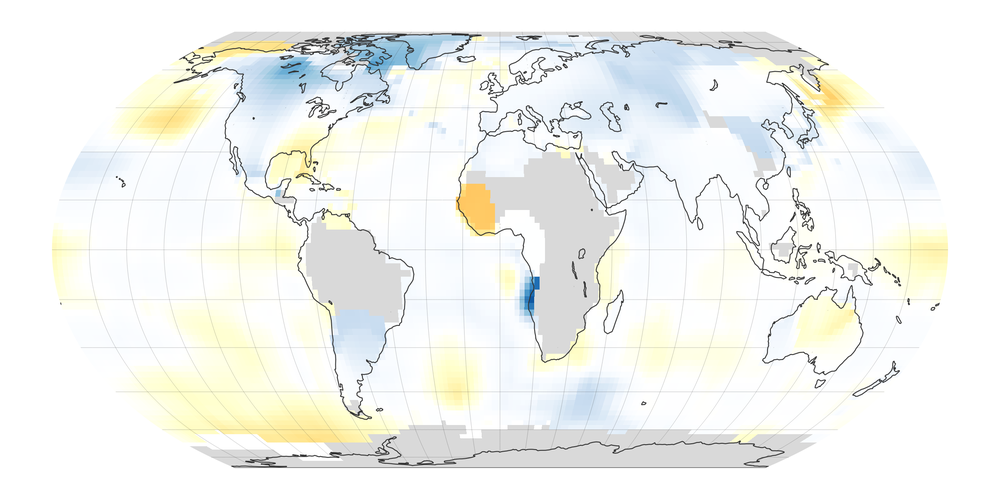
#> input picture image-comparison/1884.png, 1000 x 500 px, shrunk from 2400 x 1200 before the run
$ python -i utils.py   (imports and definitions only)
#> lines starting #> are read from the running program, lines starting #| are printed output that depends on the picture
#!/usr/bin/env python3
# -*- coding: utf-8 -*-
"""
Global AI Image Processing Bootcamp
Dec 2024
Diclehan and Oguzhan Ulucan
"""

import numpy as np
import cv2


### Fundamental functions
def linearize_image(image):
    """
    Converts an sRGB image to linear RGB assuming the input image is in the range [0, 1]
    """
    return np.where(image <= 0.04045,
                    image / 12.92,
                    ((image + 0.055) / 1.055) ** 2.4)
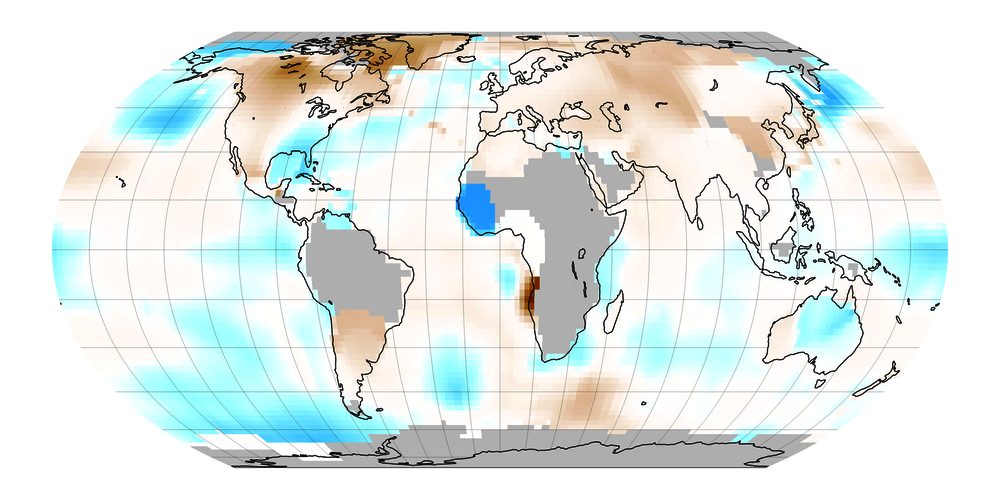
#> returned value: shape (500, 1000, 3) float64; mean of channels 0, 1, 2 473020.1, 478797.1, 463344.9; drawn with min black and max white


def linear_to_srgb(image):
    """
    Converts a linear RGB image to sRGB assuming the input image is in the range [0, 1]
    """
    return np.where(image <= 0.0031308,
                    image * 12.92,
                    1.055 * (image ** (1 / 2.4)) - 0.055)


# [23 lines left out: functions handle_saturation, estimate_light_source_grey_world, correct_colors, not called in this run]


def manipulate_light_source(image, light_color):
    """
    Simulates color manipulation under a different light source

    Args:
    - image: The input image (sRGB, [0, 1])
    - light_color: The light source color (unit norm RGB vector)

    Returns:
    - Manipulated image (sRGB, [0, 1])
    """
    # Step 1: Linearize the image
    linear_image = linearize_image(image)

    # Step 2: Apply the light source (multiplying the linear image by the light color)
    manipulated_image = linear_image * light_color
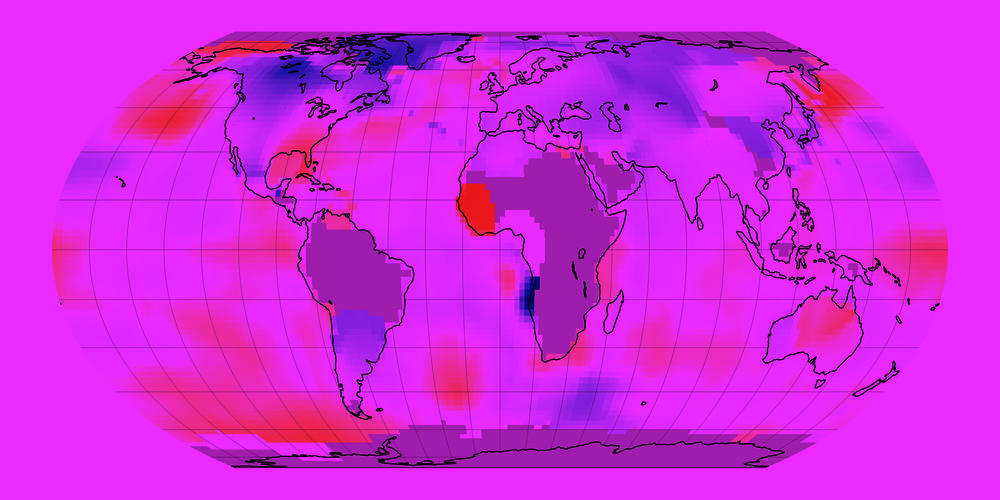
#> manipulated_image: shape (500, 1000, 3) float64; mean R, G, B 318081.2, 58896.2, 338173; drawn with min black and max white

    # Step 3: Convert the manipulated image back to sRGB
    manipulated_srgb = linear_to_srgb(manipulated_image)
#> in linear_to_srgb, `return np.where(image <= 0.0031308, image * 12.92, 1.055 * (image ** (..`:
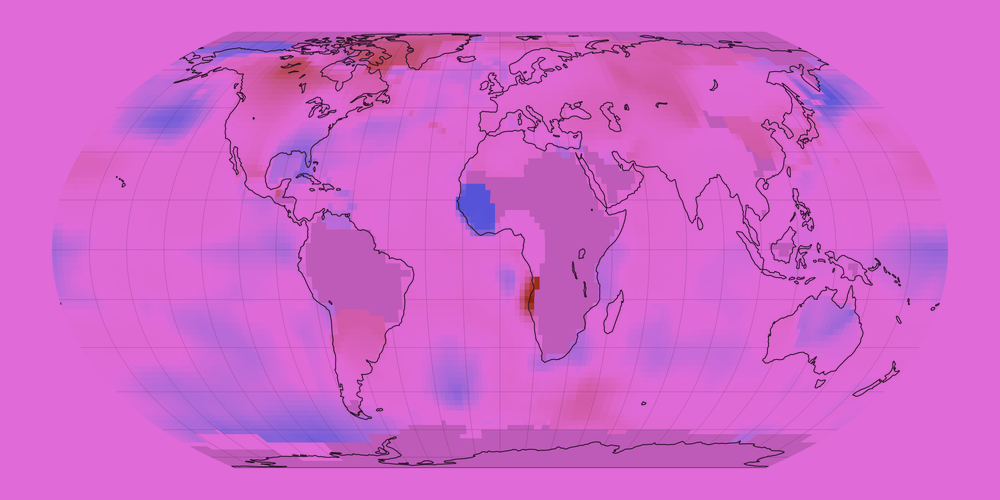
#> returned value: shape (500, 1000, 3) float64; mean of channels 0, 1, 2 205, 101.6, 210.1; drawn as B, G, R

    return np.clip(manipulated_srgb, 0, 1)


# [19 lines left out: function process_and_white_balance, not called in this run]


# Light sources for color manipulation
def get_light_sources():
    """
    Returns a set of light sources for image manipulation
    """
    purplish_light = np.array([0.82, 0.15, 0.89]) / np.linalg.norm([0.82, 0.15, 0.89])
    yellowish_light = np.array([0.96, 0.24, 0.11]) / np.linalg.norm([0.96, 0.24, 0.11])
    greenish_light = np.array([0.11, 0.98, 0.12]) / np.linalg.norm([0.11, 0.98, 0.12])
    return purplish_light, yellowish_light, greenish_light


# [9 lines left out: function get_wb_images, not called in this run]


def get_manipulated_images(image):
    """
    Get manipulated images by applying color vectors
    """

    # Get the color vectors
    purplish_light, yellowish_light, greenish_light = get_light_sources()

    # Manipulate the images under different light sources
    manipulated_purplish = manipulate_light_source(image, purplish_light)
    manipulated_yellowish = manipulate_light_source(image, yellowish_light)
#> in manipulate_light_source (call 2), `manipulated_image = linear_image * light_color`:
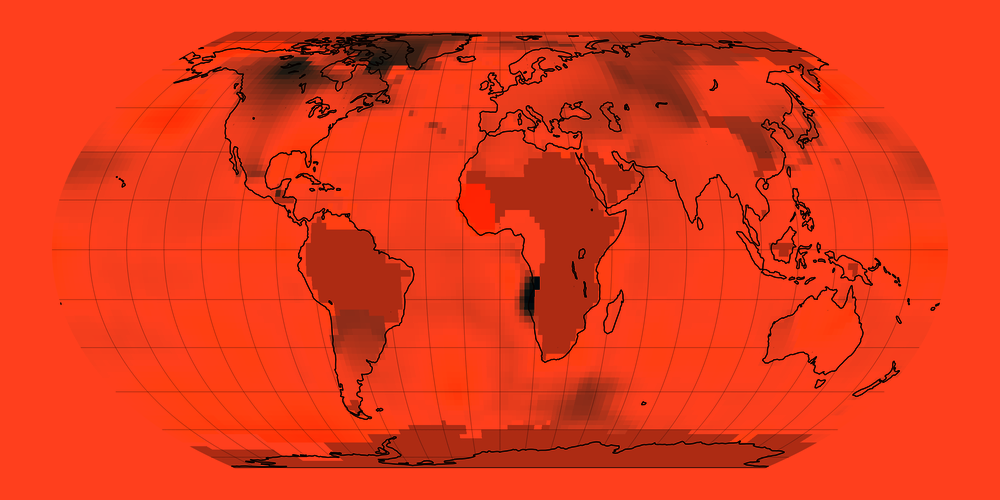
#> manipulated_image: shape (500, 1000, 3) float64; mean R, G, B 456087.6, 115414.5, 51191.1; drawn with min black and max white
#> in linear_to_srgb (call 2), `return np.where(image <= 0.0031308, image * 12.92, 1.055 * (image ** (..`:
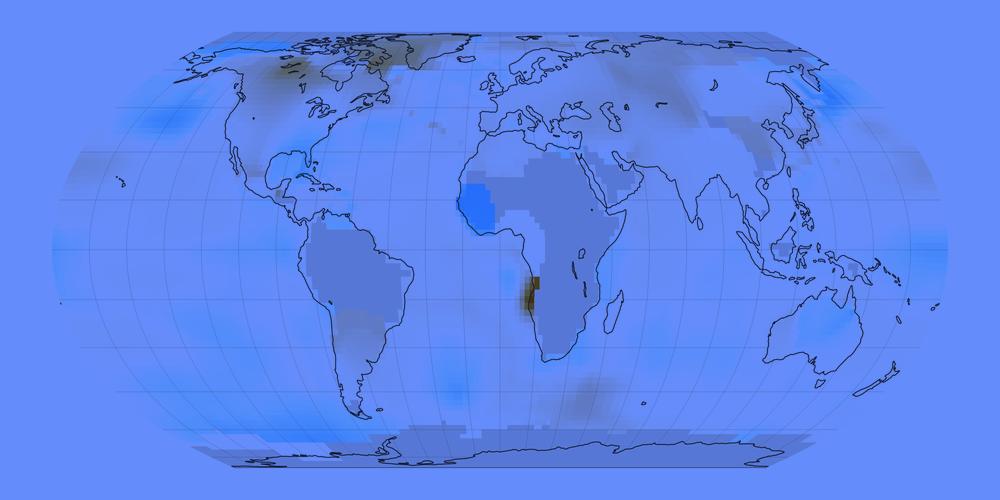
#> returned value: shape (500, 1000, 3) float64; mean of channels 0, 1, 2 238.3, 134.5, 95.6; drawn as B, G, R
    manipulated_greenish = manipulate_light_source(image, greenish_light)
#> in manipulate_light_source (call 3), `manipulated_image = linear_image * light_color`:
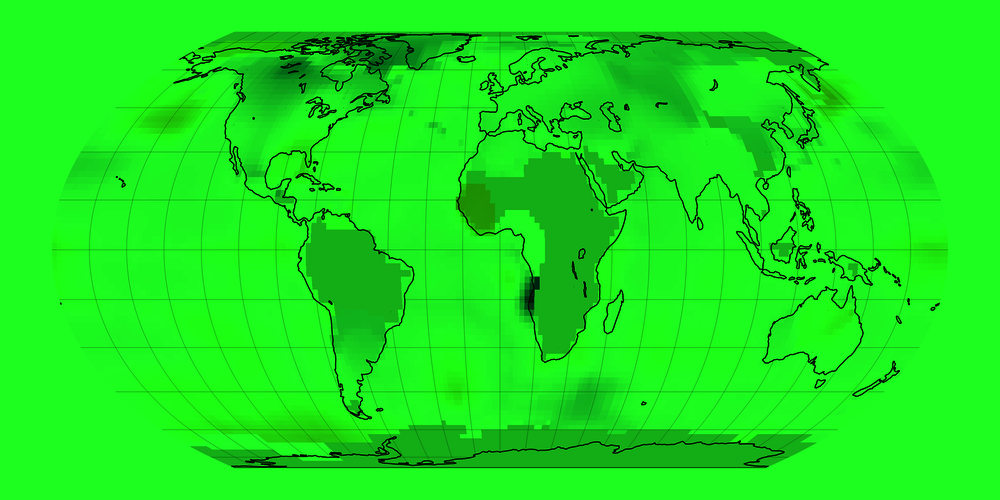
#> manipulated_image: shape (500, 1000, 3) float64; mean R, G, B 52376.4, 472325.1, 55969.2; drawn with min black and max white
#> in linear_to_srgb (call 3), `return np.where(image <= 0.0031308, image * 12.92, 1.055 * (image ** (..`:
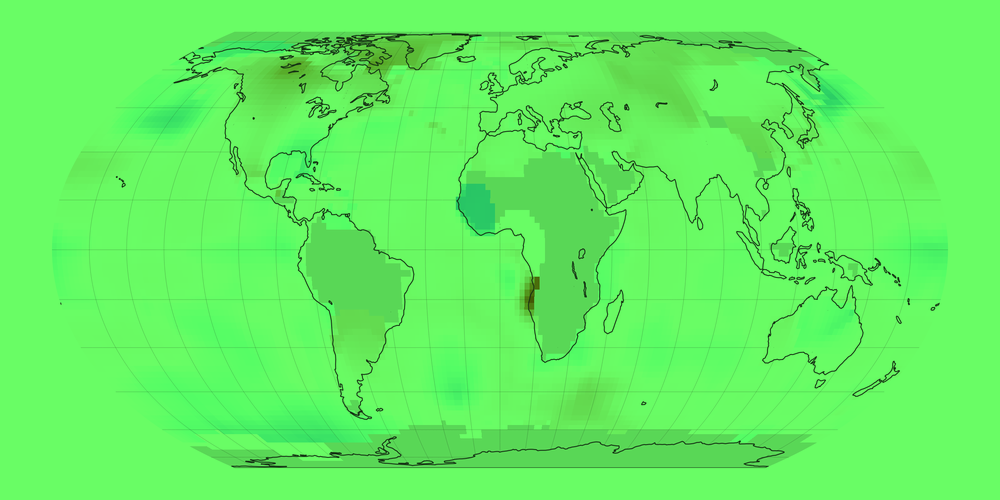
#> returned value: shape (500, 1000, 3) float64; mean of channels 0, 1, 2 96.7, 242.1, 99.3; drawn as B, G, R

    # Save the manipulated images
    cv2.imwrite('manipulated_purplish.jpg', cv2.cvtColor((manipulated_purplish*255).astype(np.uint8), cv2.COLOR_RGB2BGR))
    cv2.imwrite('manipulated_yellowish.jpg', cv2.cvtColor((manipulated_yellowish*255).astype(np.uint8), cv2.COLOR_RGB2BGR))
    cv2.imwrite('manipulated_greenish.jpg', cv2.cvtColor((manipulated_greenish*255).astype(np.uint8), cv2.COLOR_RGB2BGR))

>>> import cv2
>>> picture = cv2.cvtColor(cv2.imread('../image-comparison/1884.png'), cv2.COLOR_BGR2RGB)
>>> result = get_manipulated_images(picture)

$ run again, on image-comparison/2019.png
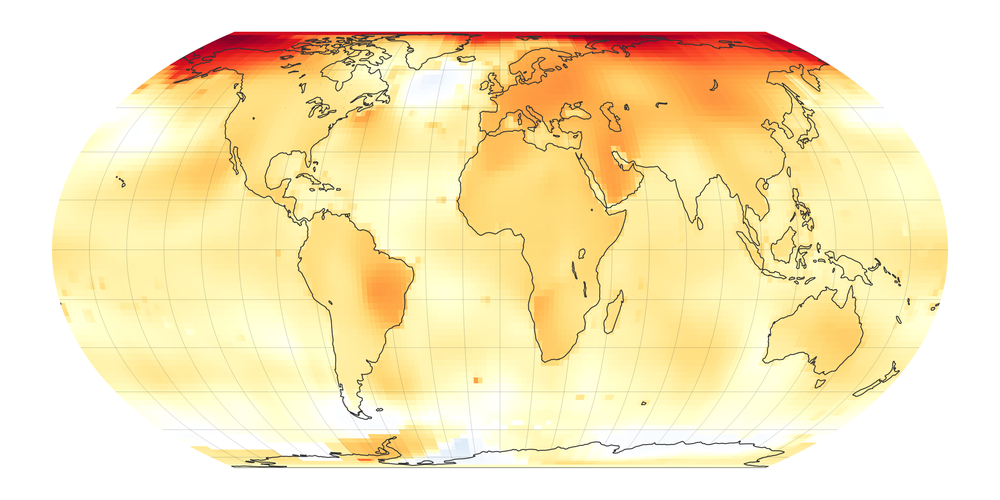
#> input picture image-comparison/2019.png, 1000 x 500 px, shrunk from 2400 x 1200 before the run
#> in manipulate_light_source (call 3), `manipulated_image = linear_image * light_color`:
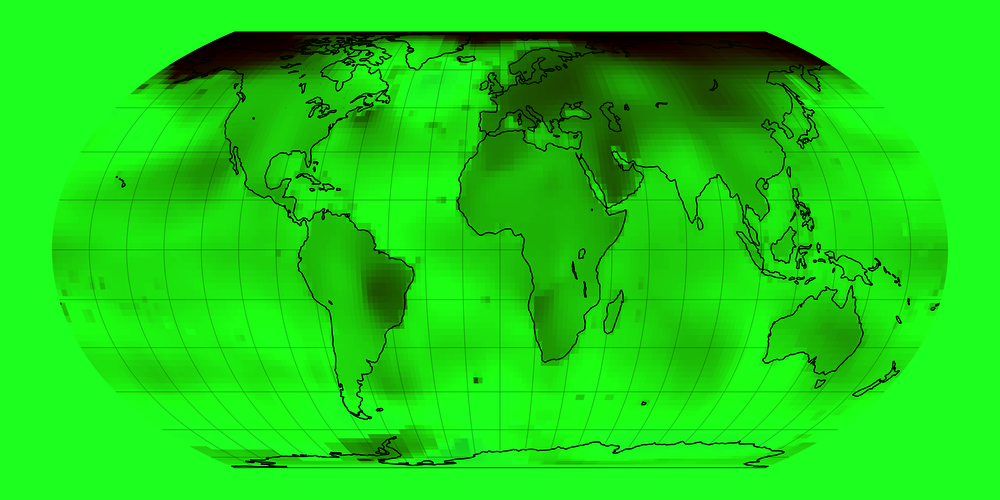
#> manipulated_image: shape (500, 1000, 3) float64; mean R, G, B 55749.7, 433239.5, 35588.1; drawn with min black and max white
#> in linear_to_srgb (call 3), `return np.where(image <= 0.0031308, image * 12.92, 1.055 * (image ** (..`:
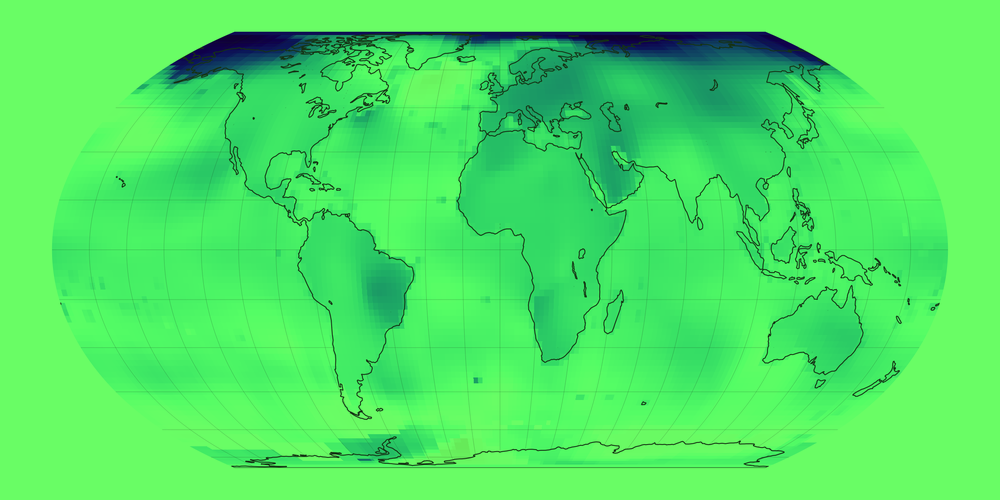
#> returned value: shape (500, 1000, 3) float64; mean of channels 0, 1, 2 99.5, 230.5, 77.5; drawn as B, G, R
